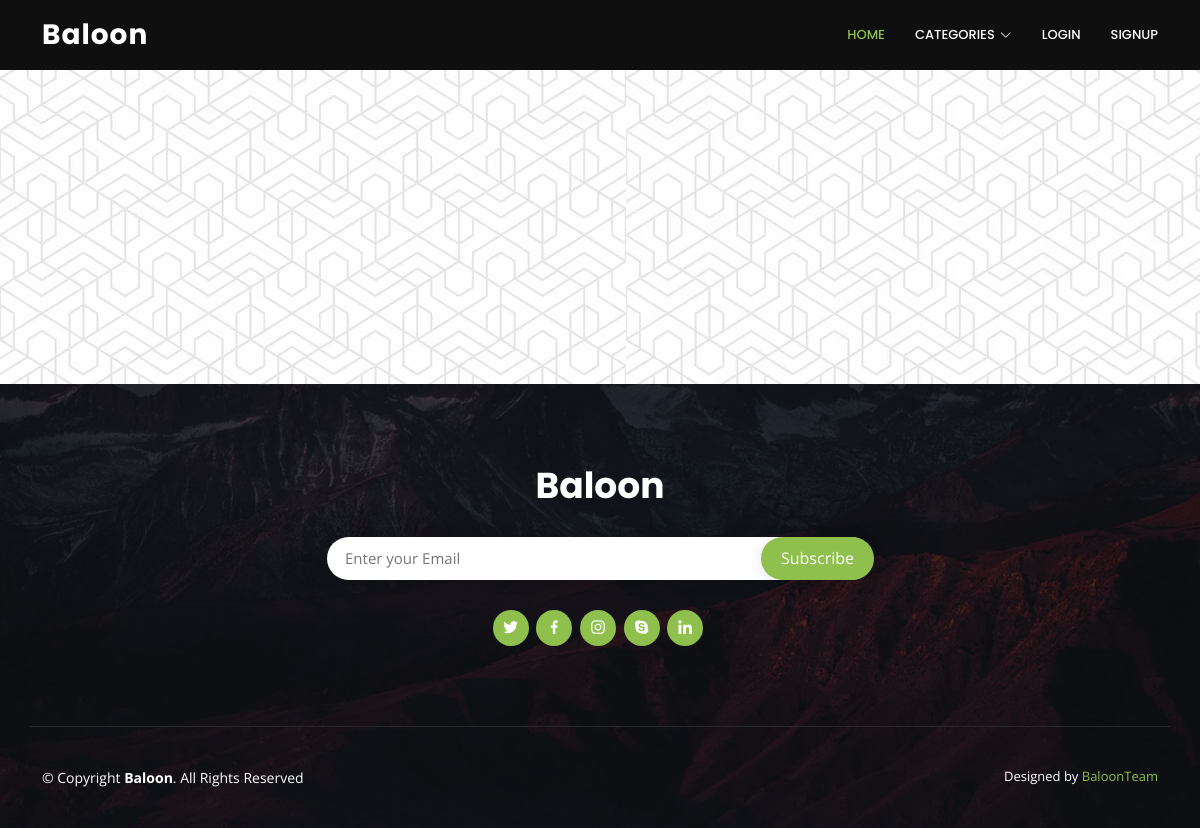
Before: / with the older database file.
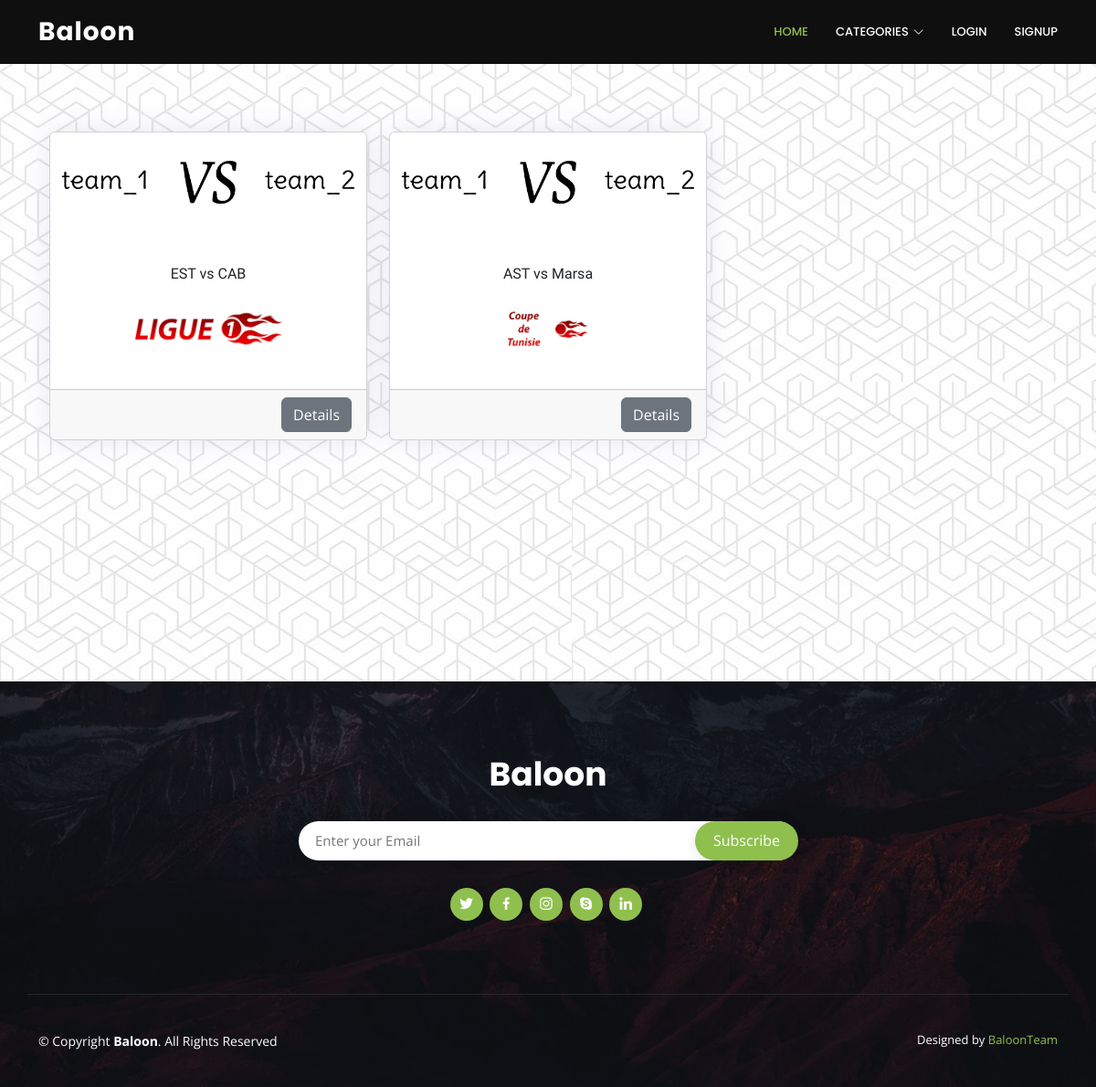
After: the same page with the newer database file.
### events_app/models.py (models this page shows, shortened)
class Events(models.Model):
    match = models.CharField(max_length=255)
    date = models.DateField(default=timezone.now)
    lieu = models.CharField(max_length=255)
    organisateur = models.ForeignKey(Organisateur, on_delete=models.CASCADE, related_name='events')
    image = models.ImageField(upload_to='images', default='default.png', blank=True)

### events_app/views.py (the view)
# urls.py: path('', views.event_index, name='event_index'),
def event_index(request):
    events = Events.objects.all()
    return render(request, 'events_app/event_index.html', {'events': events})

### templates/events_app/event_index.html (shortened to what this page needs)
{% extends "base.html" %}
{% load static %}
{% block content %}
<div class="container">
    <br>
    <div class="row row-cols-1 row-cols-md-3 g-4">
        {% for event in events %}
            <div class="col">
                <div class="card h-100">
                    <img src="{{event.image.url}}" class="card-img-top" alt="{{event.match}}">
                    <div class="card-body">
                        <div class="card-title">
<center>
      <h6> {{event.match}}</h6>
</center>
                        </div>
 <small class="text-body-secondary">
                            <center>
                                {% if event.organisateur.categorie == 'ligue 1' %}
                                    <img src="{% static 'Tunisian_Ligue_1_(logo).png'%}" style="height: 40px; width: auto;" class="card-img-top" alt="{{event.organisateur.categorie}}">
                                {% endif %}
                                {% if event.organisateur.categorie == 'Coupe du tunisie' %}
                                    <img src="{% static 'Coupe_de_Tunisie_de_football_(logo).jpg'%}" style="height: 40px; width: auto;" class="card-img-top" alt="{{event.organisateur.categorie}}">
                                {% endif %}
                            </center>
                        </small>
                    </div>
                    <div class="card-footer">
                                            <small><a href="{% url 'event_detail' event.id%}" class="btn btn-secondary float-end">Details</a></small>
                    </div>
                </div>
            </div>
        {% endfor %}
    </div>
</div>
<br>
{% endblock content %}

### templates/base.html (shortened to what this page needs)
{% load static %}
<!doctype html>
<html lang="en">
<head>
    <link href="https://cdn.jsdelivr.net/npm/bootstrap@5.3.0-alpha3/dist/css/bootstrap.min.css"
          rel="stylesheet"
>
    <link rel="stylesheet" href="https://cdn.jsdelivr.net/npm/bootstrap-icons@1.10.5/font/bootstrap-icons.css">
    <link href="{% static 'assets/vendor/bootstrap/css/bootstrap.min.css' %}" rel="stylesheet">
    <link href="{% static 'assets/vendor/bootstrap-icons/bootstrap-icons.css' %}" rel="stylesheet">
    <link href="{% static 'assets/vendor/boxicons/css/boxicons.min.css' %}" rel="stylesheet">
    <link href="{% static 'assets/vendor/quill/quill.snow.css' %}" rel="stylesheet">
    <link href="{% static 'assets/vendor/quill/quill.bubble.css' %}" rel="stylesheet">
    <link href="{% static 'assets/vendor/remixicon/remixicon.css' %}" rel="stylesheet">
    <link href="{% static 'assets/vendor/simple-datatables/style.css' %}" rel="stylesheet">
    <link href="{% static 'assets/css/style.css' %}" rel="stylesheet">
</head>
{% include 'header.html' %}
<body>
<br>
<br>
<br>
<br>
<br>
<div class='container'>
    {% block content %}{% endblock content %}
</div>
</body>
<br>
<br>
<br>
<br>
<br><br>
<br>
<br>
<br>
<br>
{% include 'footer.html' %}
</html>

### templates/header.html (shortened to what this page needs)
{% load static %}
<!DOCTYPE html>
<html lang="en">
<head>
    <link href="{% static 'header/assets/vendor/aos/aos.css' %}" rel="stylesheet">
    <link href="{% static 'header/assets/vendor/bootstrap/css/bootstrap.min.css' %}" rel="stylesheet">
    <link href="{% static 'header/assets/vendor/bootstrap-icons/bootstrap-icons.css' %}" rel="stylesheet">
    <link href="{% static 'header/assets/vendor/boxicons/css/boxicons.min.css' %}" rel="stylesheet">
    <link href="{% static 'header/assets/vendor/glightbox/css/glightbox.min.css' %}" rel="stylesheet">
    <link href="{% static 'header/assets/vendor/swiper/swiper-bundle.min.css' %}" rel="stylesheet">
    <link href="{% static 'header/assets/css/style.css' %}" rel="stylesheet">
</head>
<body>
<header id="header" class="d-flex align-items-center">
    <div class="container d-flex justify-content-between">
        <div class="logo">
            <h1 class="text-light"><a href="{% url 'event_index' %}">Baloon</a></h1>
        </div>
        <nav id="navbar" class="navbar">
            <ul>
                <li><a class="nav-link scrollto active" href="{% url 'event_index' %}">Home</a></li>
                <li class="dropdown"><a href="#"><span>Categories</span> <i class="bi bi-chevron-down"></i></a>
                </li>
                {% if user.is_authenticated %}
                    <li><a class="nav-link scrollto" href="{% url 'logout' %}">LogOut</a></li>
                {% else %}
                    <li><a class="nav-link scrollto " href="{% url 'login' %}">LogIn</a></li>
                    <li><a class="nav-link scrollto" href="{% url 'signup' %}">SignUp</a></li>
                {% endif %}
            </ul>
        </nav>
    </div>
</header>

### templates/footer.html (shortened to what this page needs)
{% load static %}
<!DOCTYPE html>
<html lang="en">
<head>
    <link href="{% static 'header/assets/vendor/aos/aos.css' %}" rel="stylesheet">
    <link href="{% static 'header/assets/vendor/bootstrap/css/bootstrap.min.css' %}" rel="stylesheet">
    <link href="{% static 'header/assets/vendor/bootstrap-icons/bootstrap-icons.css' %}" rel="stylesheet">
    <link href="{% static 'header/assets/vendor/boxicons/css/boxicons.min.css' %}" rel="stylesheet">
    <link href="{% static 'header/assets/vendor/glightbox/css/glightbox.min.css' %}" rel="stylesheet">
    <link href="{% static 'header/assets/vendor/swiper/swiper-bundle.min.css' %}" rel="stylesheet">
    <link href="{% static 'header/assets/css/style.css' %}" rel="stylesheet">
</head>
<body>
  <footer id="footer">
    <div class="footer-top">
      <div class="container">
        <div class="row  justify-content-center">
          <div class="col-lg-6">
            <h3>Baloon</h3>
           </div>
        </div>
        <div class="row footer-newsletter justify-content-center">
          <div class="col-lg-6">
            <form action="" method="post">
              <input type="email" name="email" placeholder="Enter your Email"><input type="submit" value="Subscribe">
            </form>
          </div>
        </div>
        <div class="social-links">
          <a href="#" class="twitter"><i class="bx bxl-twitter"></i></a>
          <a href="#" class="facebook"><i class="bx bxl-facebook"></i></a>
          <a href="#" class="instagram"><i class="bx bxl-instagram"></i></a>
          <a href="#" class="google-plus"><i class="bx bxl-skype"></i></a>
          <a href="#" class="linkedin"><i class="bx bxl-linkedin"></i></a>
        </div>
      </div>
    </div>
    <div class="container footer-bottom clearfix">
      <div class="copyright">
        &copy; Copyright <strong><span>Baloon</span></strong>. All Rights Reserved
      </div>
      <div class="credits">
        Designed by <a href="#/">BaloonTeam</a>
      </div>
    </div>
  </footer>
</body>

### statics/assets/css/style.css (style rules this page uses)
:root { scroll-behavior: smooth; }
body { font-family: "Open Sans", sans-serif; background: #f6f9ff; color: #444444; }
a { color: #4154f1; text-decoration: none; }
h1, h2, h3, h4, h5, h6 { font-family: "Nunito", sans-serif; }
.card { margin-bottom: 30px; border: none; border-radius: 5px; box-shadow: 0px 0 30px rgba(1, 41, 112, 0.1); }
.card-header, .card-footer { border-color: #ebeef4; background-color: #fff; color: #798eb3; padding: 15px; }
.card-title { padding: 20px 0 15px 0; font-size: 18px; font-weight: 500; color: #012970; font-family: "Poppins", sans-serif; }
.card-body { padding: 0 20px 20px 20px; }
.logo { line-height: 1; }
@media (min-width: 1200px) { .logo { width: 280px; } }

### statics/header/assets/css/style.css (style rules this page uses)
body { font-family: "Open Sans", sans-serif; color: #444444; }
a { text-decoration: none; color: #8fc04e; }
h1, h2, h3, h4, h5, h6 { font-family: "Raleway", sans-serif; }
#header { height: 70px; transition: all 0.5s; z-index: 997; transition: all 0.5s; background: #0f0f0f; }
#header .logo h1 { font-size: 28px; margin: 0; padding: 11px 0; line-height: 1; font-weight: 700; letter-spacing: 1px; font-family: "Poppins", sans-serif; }
#header .logo h1 a, #header .logo h1 a:hover { color: #fff; text-decoration: none; }
.navbar { padding: 0; }
.navbar ul { margin: 0; padding: 0; display: flex; list-style: none; align-items: center; }
.navbar li { position: relative; }
.navbar a, .navbar a:focus { display: flex; align-items: center; justify-content: space-between; padding: 10px 0 10px 30px; font-family: "Poppins", sans-serif; font-size: 13px; font-weight: 500; color: #fff; text-transform: uppercase; white-space: nowrap; transition: 0.3s; }
.navbar a i, .navbar a:focus i { font-size: 12px; line-height: 0; margin-left: 5px; }
.navbar a:hover, .navbar .active, .navbar .active:focus, .navbar li:hover>a { color: #8fc04e; }
#footer { background: url("../img/footer-bg.jpg") center center no-repeat; color: #fff; font-size: 14px; position: relative; }
#footer::before { content: ""; position: absolute; left: 0; right: 0; top: 0; bottom: 0; background: rgba(15, 15, 15, 0.75); z-index: 1; }
#footer .footer-top { position: relative; z-index: 2; text-align: center; padding: 80px 0; }
#footer .footer-top h3 { font-size: 36px; font-weight: 700; color: #fff; position: relative; font-family: "Poppins", sans-serif; padding-bottom: 0; margin-bottom: 0; }
#footer .footer-top .footer-newsletter { text-align: center; font-size: 15px; margin-top: 30px; }
#footer .footer-top .footer-newsletter form { background: #fff; padding: 6px 10px; position: relative; border-radius: 50px; box-shadow: 0px 2px 15px rgba(0, 0, 0, 0.1); text-align: left; }
#footer .footer-top .footer-newsletter form input[type=email] { border: 0; padding: 4px 8px; width: calc(100% - 100px); }
#footer .footer-top .footer-newsletter form input[type=submit] { position: absolute; top: 0; right: -1px; bottom: 0; border: 0; background: none; font-size: 16px; padding: 0 20px; background: #8fc04e; color: #fff; transition: 0.3s; border-radius: 50px; box-shadow: 0px 2px 15px rgba(0, 0, 0, 0.1); }
#footer .footer-top .social-links { margin-top: 30px; }
#footer .footer-top .social-links a { font-size: 18px; display: inline-block; background: #8fc04e; color: #fff; line-height: 1; padding: 8px 0; margin-right: 4px; border-radius: 50%; text-align: center; width: 36px; height: 36px; transition: 0.3s; }
#footer .footer-bottom { border-top: 1px solid #282828; z-index: 2; position: relative; padding-top: 40px; padding-bottom: 40px; }
#footer .copyright { text-align: center; float: left; }
#footer .credits { float: right; text-align: center; font-size: 13px; }

Changed rows visible on the page:
added Events: image (placeholder picture), match "EST vs CAB"
added Events: image (placeholder picture), match "AST vs Marsa"
